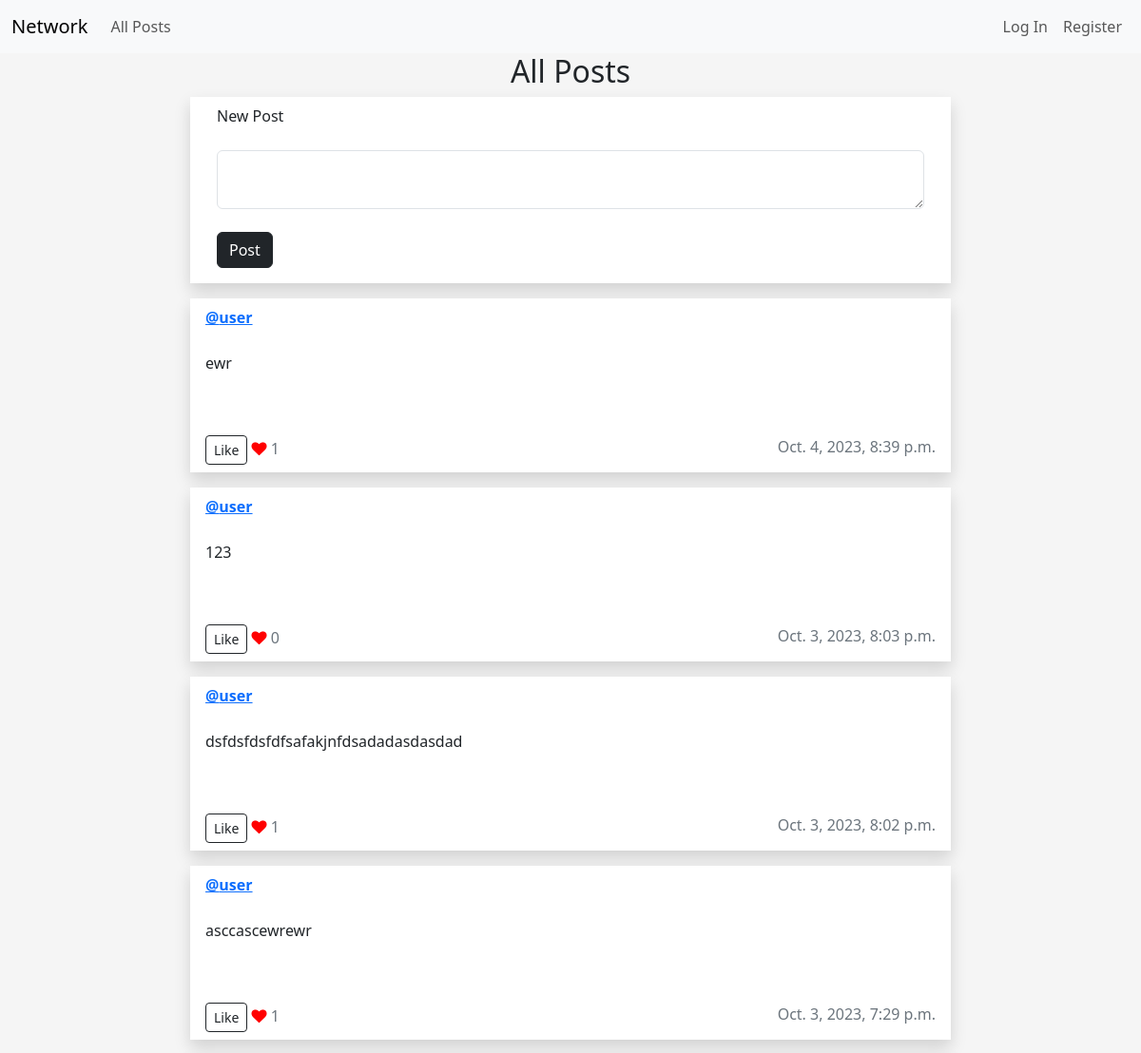
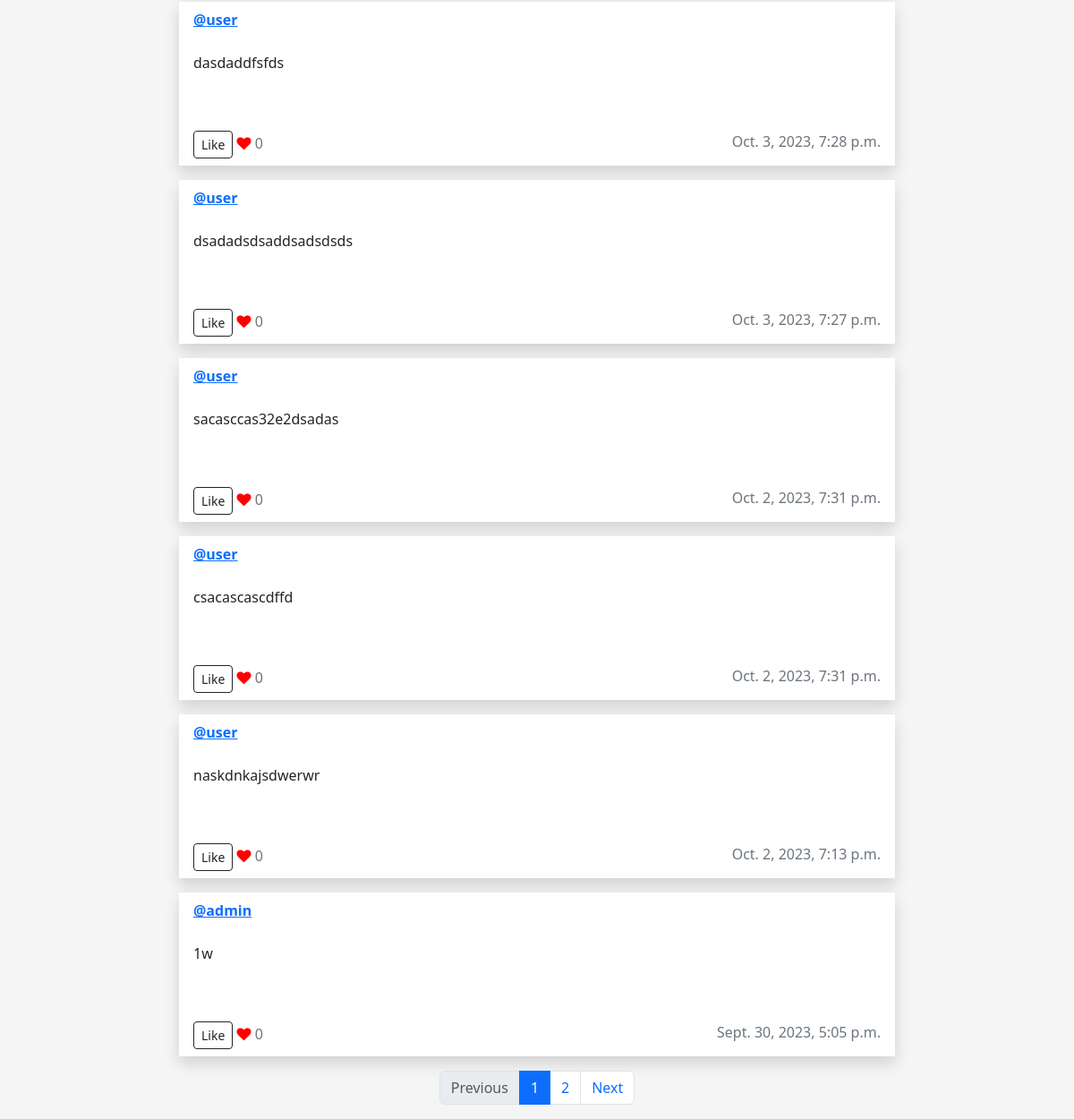
/, run on an earlier commit of the app's database (2 pictures, top to bottom).
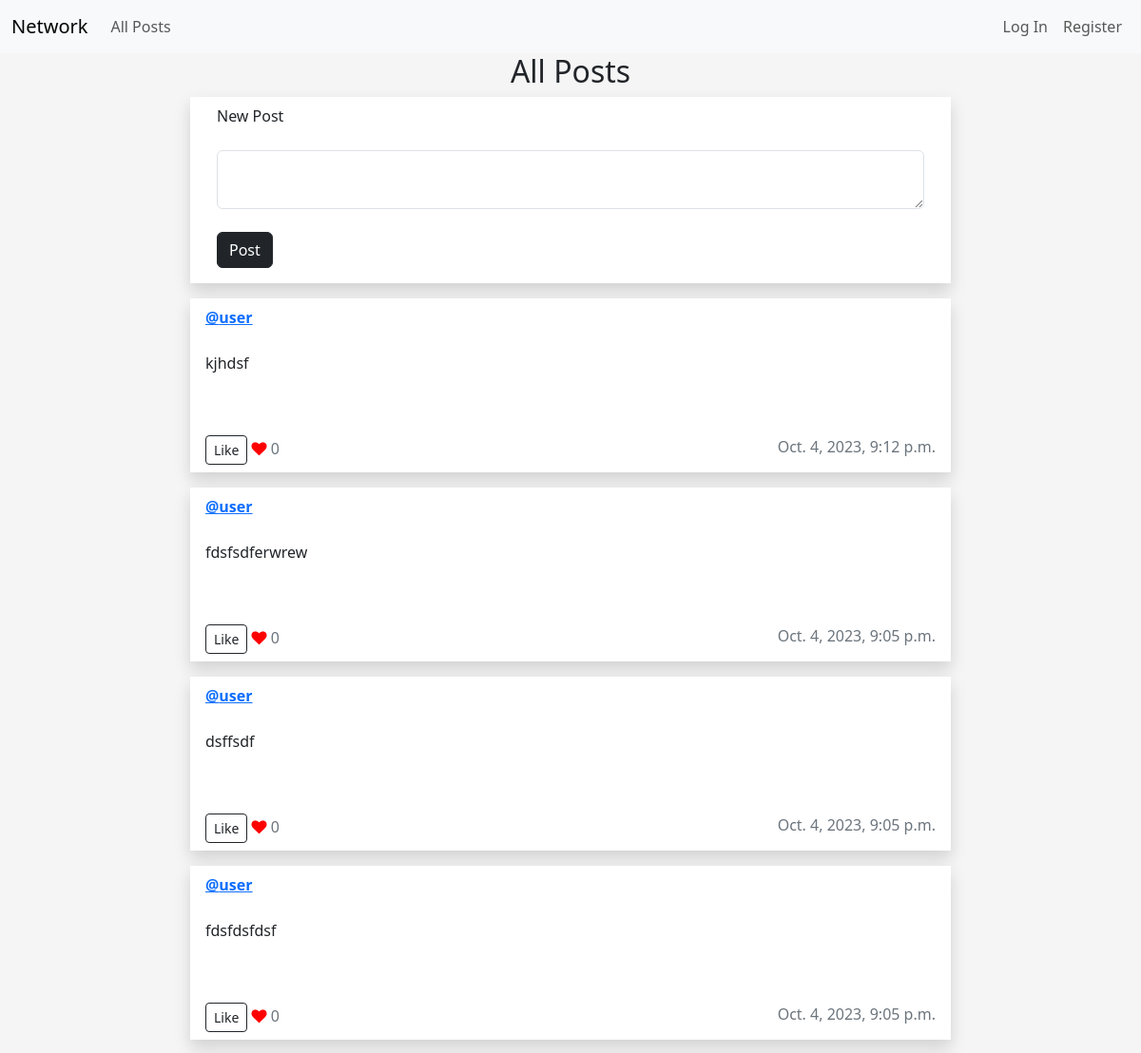
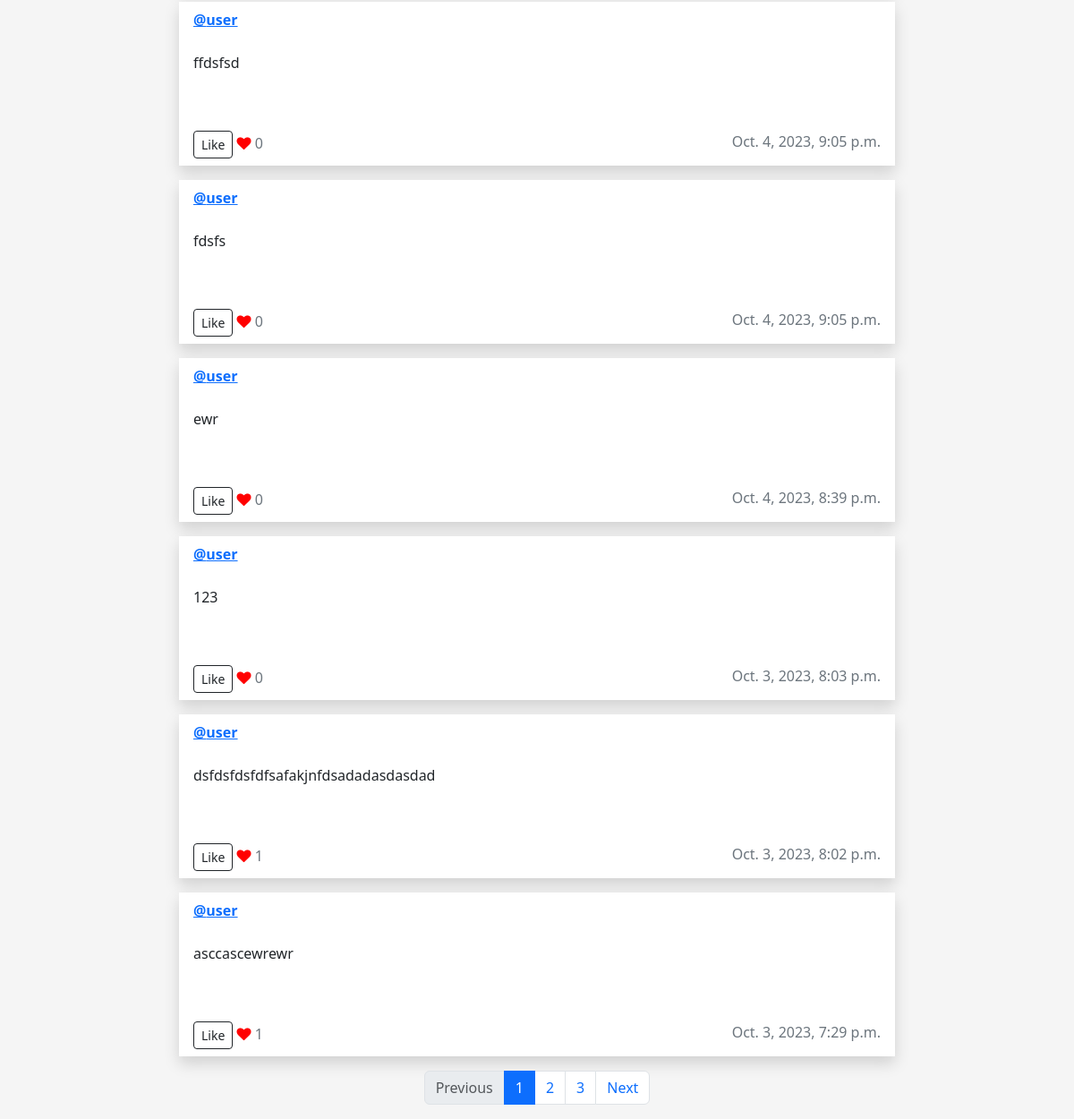
And on a later commit of the database (2 pictures, top to bottom).
### network/models.py (models this page shows, shortened)
class Post(models.Model):
    user = models.ForeignKey(User, on_delete=models.CASCADE)
    content = models.TextField()
    timestamp = models.DateTimeField(auto_now_add=True)
    likes = models.ManyToManyField(User, related_name='liked_posts')

class User(AbstractUser):
    pass

### network/views.py (the view)
# urls.py: path("", views.index, name="index"),
def index(request):
    post_list = Post.objects.all().order_by('-timestamp')
    paginator = Paginator(post_list, POST_NUMBER_PER_PAGE)  # Show2  contacts per page.
    page_number = request.GET.get("page")
    page_obj = paginator.get_page(page_number)
    return render(request, "network/index.html",{
        "page_obj": page_obj
    })

### network/templates/network/index.html (shortened to what this page needs)
{% extends "network/layout.html" %}
{% block body %}
<h2>All Posts</h2>
<div class="row">
   <div class="card rounded-0 border-0 shadow mb-3 mx-auto" style="max-width: 50rem;">
      <div class="card-header bg-transparent border-0">
         New Post
      </div>
      <div class="card-body">
         <form action="{% url 'post' %}" method="post">
            <textarea class="form-control" autofocus="true" name="content" id="content" maxlength="400"></textarea><br>
            <input class="btn btn-dark" type="submit" value="Post">
         </form>
      </div>
   </div>
</div>
{% for post in page_obj.object_list %}
<div id="posts">
    <div class="row mb-3">
       <div class="post" data-post-id="{{ post.id }}">
          <div class="card rounded-0 border-0 shadow mx-auto" style="max-width: 50rem;">
             <div class="card-header bg-transparent border-0 d-flex justify-content-between">
                <strong><a href="{% url 'profile' post.user.id %}">@{{ post.user }}</a></strong>
             </div>
             <div class="card-body text-dark">
                <p id="post-content" class="post-content">{{ post.content }}</p>
                <br>
             </div>
             <div class="card-footer bg-transparent text-secondary border-0 d-flex justify-content-between">
                <div>
                    <button type="button" id="likeButton_{{ post.id }}" data-post-id="{{ post.id }}" class="btn btn-outline-dark btn btn-sm like-button">
                        {% if user in post.likes.all %}
                        Unlike
                        {% else %}
                        Like
                        {% endif %}
                    </button>
                    <i class="fa fa-heart" style="color: red;"></i>
                    <span id="likeCount_{{ post.id }}" class="like-count">{{ post.likes.count }}</span>
                </div>
                <div>
                    <span> {{ post.timestamp }}</span>
                </div>
             </div>
          </div>
       </div>
    </div>
 </div>
 </div>
{% endfor %}
<nav aria-label="Page navigation example">
   <ul class="pagination justify-content-center">
      {% if page_obj.has_previous %}
      <li class="page-item">
         <a class="page-link" href="?page={{ page_obj.previous_page_number }}">Previous</a>
      </li>
      {% else %}
      <li class="page-item disabled">
         <span class="page-link">Previous</span>
      </li>
      {% endif %}
      {% for i in page_obj.paginator.page_range %}
      <li class="page-item {% if i == page_obj.number %}active{% endif %}">
         <a class="page-link" href="?page={{ i }}">{{ i }}</a>
      </li>
      {% endfor %}
      {% if page_obj.has_next %}
      <li class="page-item">
         <a class="page-link" href="?page={{ page_obj.next_page_number }}">Next</a>
      </li>
      {% else %}
      <li class="page-item disabled">
         <span class="page-link">Next</span>
      </li>
      {% endif %}
   </ul>
</nav>
{% endblock %}

What changed in the data, as far as the page shows it:
no longer on this page (row unchanged): Post: user "user", content "dasdaddfsfds", shows "Like", likes.count "0", timestamp "Oct. 3, 2023, 7:28 p.m."
no longer on this page (row unchanged): Post: user "user", content "dsadadsdsaddsadsdsds", shows "Like", likes.count "0", timestamp "Oct. 3, 2023, 7:27 p.m."
no longer on this page (row unchanged): Post: user "user", content "sacasccas32e2dsadas", shows "Like", likes.count "0", timestamp "Oct. 2, 2023, 7:31 p.m."
no longer on this page (row unchanged): Post: user "user", content "csacascascdffd", shows "Like", likes.count "0", timestamp "Oct. 2, 2023, 7:31 p.m."
no longer on this page (row unchanged): Post: user "user", content "naskdnkajsdwerwr", shows "Like", likes.count "0", timestamp "Oct. 2, 2023, 7:13 p.m."
no longer on this page (row unchanged): Post: user "admin", content "1w", shows "Like", likes.count "0", timestamp "Sept. 30, 2023, 5:05 p.m."
added Post: user "user", content "kjhdsf", shows "Like", likes.count "0", timestamp "Oct. 4, 2023, 9:12 p.m."
added Post: user "user", content "fdsfsdferwrew", shows "Like", likes.count "0", timestamp "Oct. 4, 2023, 9:05 p.m."
added Post: user "user", content "dsffsdf", shows "Like", likes.count "0", timestamp "Oct. 4, 2023, 9:05 p.m."
added Post: user "user", content "fdsfdsfdsf", shows "Like", likes.count "0", timestamp "Oct. 4, 2023, 9:05 p.m."
added Post: user "user", content "ffdsfsd", shows "Like", likes.count "0", timestamp "Oct. 4, 2023, 9:05 p.m."
added Post: user "user", content "fdsfs", shows "Like", likes.count "0", timestamp "Oct. 4, 2023, 9:05 p.m."
computed for Post "ewr": likes.count "1" → "0"
Also different on the page:
new list line: "3"
